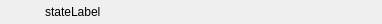
<?xml version="1.0" encoding="UTF-8"?>
<ui version="4.0">
 <class>RecordCtrlPanel</class>
 <widget class="QWidget" name="RecordCtrlPanel">
  <property name="geometry">
   <rect>
    <x>0</x>
    <y>0</y>
    <width>382</width>
    <height>24</height>
   </rect>
  </property>
  <property name="sizePolicy">
   <sizepolicy hsizetype="Preferred" vsizetype="Preferred">
    <horstretch>0</horstretch>
    <verstretch>0</verstretch>
   </sizepolicy>
  </property>
  <property name="windowTitle">
   <string>RecordCtrlPanel</string>
  </property>
  <layout class="QHBoxLayout" name="horizontalLayout">
   <property name="spacing">
    <number>0</number>
   </property>
   <property name="leftMargin">
    <number>0</number>
   </property>
   <property name="topMargin">
    <number>0</number>
   </property>
   <property name="rightMargin">
    <number>0</number>
   </property>
   <property name="bottomMargin">
    <number>0</number>
   </property>
   <item>
    <widget class="QPushButton" name="RecordButton">
     <property name="sizePolicy">
      <sizepolicy hsizetype="Fixed" vsizetype="Fixed">
       <horstretch>0</horstretch>
       <verstretch>0</verstretch>
      </sizepolicy>
     </property>
     <property name="minimumSize">
      <size>
       <width>40</width>
       <height>0</height>
      </size>
     </property>
     <property name="autoFillBackground">
      <bool>false</bool>
     </property>
     <property name="text">
      <string/>
     </property>
     <property name="icon">
      <iconset resource="cvconferenceroom.qrc">
       <normaloff>:/CvConferenceRoom/Resources/Record-Start.png</normaloff>:/CvConferenceRoom/Resources/Record-Start.png</iconset>
     </property>
     <property name="flat">
      <bool>true</bool>
     </property>
    </widget>
   </item>
   <item>
    <widget class="QLabel" name="stateLabel">
     <property name="text">
      <string>stateLabel</string>
     </property>
     <property name="indent">
      <number>5</number>
     </property>
    </widget>
   </item>
   <item>
    <widget class="QPushButton" name="RecInfoEditButton">
     <property name="sizePolicy">
      <sizepolicy hsizetype="Fixed" vsizetype="Fixed">
       <horstretch>0</horstretch>
       <verstretch>0</verstretch>
      </sizepolicy>
     </property>
     <property name="minimumSize">
      <size>
       <width>40</width>
       <height>0</height>
      </size>
     </property>
     <property name="text">
      <string/>
     </property>
     <property name="icon">
      <iconset resource="cvconferenceroom.qrc">
       <normaloff>:/CvConferenceRoom/Resources/Record-Edit.png</normaloff>:/CvConferenceRoom/Resources/Record-Edit.png</iconset>
     </property>
     <property name="flat">
      <bool>true</bool>
     </property>
    </widget>
   </item>
  </layout>
 </widget>
 <layoutdefault spacing="6" margin="11"/>
 <resources>
  <include location="cvconferenceroom.qrc"/>
 </resources>
 <connections/>
</ui>
